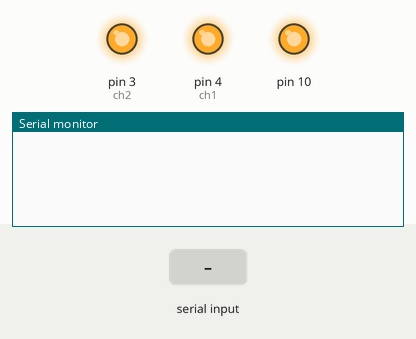
Recording of a sketch running on a simulated Arduino Uno, built with avr-gcc and run on an emulated ATmega328P. Parts: output pins drawn as LEDs (lit = HIGH), the last lines printed to the serial monitor. Inputs (shaded band) come from the test bench.

Above: at 1.2 s.
1.3 s: byte 30 received over Serial
At 2.2 s:
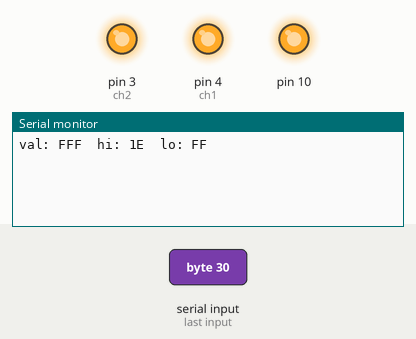
2.8 s: byte 90 received over Serial
At 3.3 s:
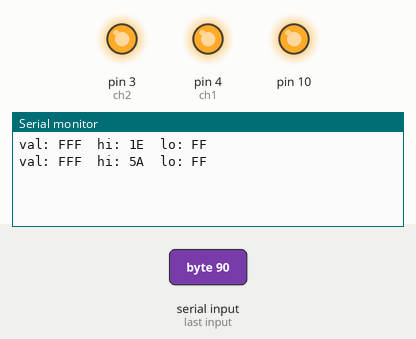
4.3 s: byte 120 received over Serial
At 5.7 s:
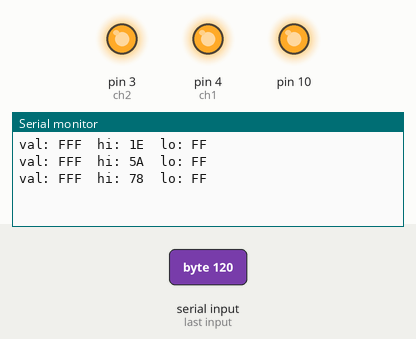

Measured:
- after the input at 1.3 s, the serial monitor: prints a new line at once (image 1)
- after the input at 2.8 s, the serial monitor: prints a new line at once (image 2)
- after the input at 4.3 s, the serial monitor: prints a new line at once (image 3)

The sketch:

dcoffset.ino
```cpp
#include <SPI.h>

int ch1 = 4;
int ch2 = 3;

#define CHANNEL(BYTE) (BYTE & 0x80)
#define SIGN(BYTE)    (BYTE & 0x40)
#define OFF(BYTE)     (BYTE & 0x3F)

void setup()
{
    Serial.begin(115200);     // opens serial port, sets data rate to 9600 bps
    SPI.begin();
    SPI.setBitOrder(MSBFIRST);
    SPI.setDataMode(SPI_MODE1);
    pinMode(ch1, OUTPUT);
    pinMode(ch2, OUTPUT);
    digitalWrite(ch1, HIGH);
    digitalWrite(ch2, HIGH);
}

void loop()
{
    int i = 0;
    int delta = 0;
    static uint16_t val = 0x0FFF, val1 = 0x07FF, val2 = 0x7FF;
    uint8_t datahi;
    uint8_t datalo;
    int ch;
    int tmp;

        if (Serial.available() > 0) {
                // read the incoming byte:
                int inHi = Serial.read();
                int inLo = Serial.read();
                /*if(incomingByte-48 == 1 && (val&0x7FF) < 0x07FF)
                  val += 1;
                if(incomingByte-48 == 0 && (val&0x7FF) > 0)
                  val -= 1;
                if(incomingByte == '-')
                  val ^= (1<<11);
                  ch = ch1;*/
                if(CHANNEL(inHi))
                  ch = ch2;
                else
                  ch = ch1;

                /*if(SIGN(incomingByte))
                  val -= OFF(incomingByte);
                else
                  val += OFF(incomingByte);*/
                datahi = 0x7F&inHi;
                datalo = inLo;
                // say what you got:
                Serial.print("val: ");
                Serial.print(val, HEX);
                Serial.print("  hi: ");
                Serial.print(datahi, HEX);
                Serial.print("  lo: ");
                Serial.println(datalo, HEX);
                digitalWrite(ch, LOW);
                SPI.transfer(datahi);
                SPI.transfer(datalo);
                digitalWrite(ch, HIGH);
        }

}
```
